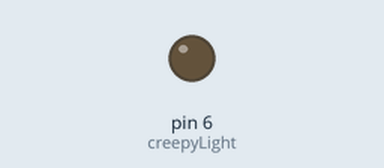
This sketch was run on a simulated Arduino Uno, built with avr-gcc and run on an emulated ATmega328P. Shown: output pins drawn as LEDs (lit = HIGH).

Above: at 0.15 s.
Timing chart, 0 to 1.6 s (numbered marks = the images above):
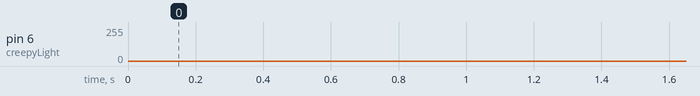

The sketch:

Pulsing_Eye.ino
```cpp
int creepyLight = 6;
int minLight = 10;
int maxLight = 150;
int i=0;
bool reverse;
int waitTime = 4;
void setup() {
  // put your setup code here, to run once:
  pinMode(6,OUTPUT);
}

void loop() {
  // put your main code here, to run repeatedly:
  analogWrite(creepyLight,i);
  if (i == maxLight)
  {
    reverse = true;
  }
  if (i == minLight)
  {
    reverse = false;
  }
  if (reverse)
  {
    i = i - 1;
  }
  else
  {
    i = i + 1;
  }
  delay(waitTime);

}
```
